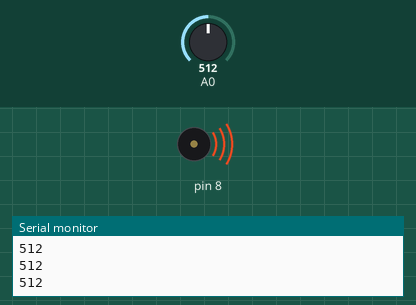
Recording of a sketch running on a simulated Arduino Uno, built with avr-gcc and run on an emulated ATmega328P. Shown: buzzer (waves = sounding), the last lines printed to the serial monitor. Inputs (shaded band) come from the test bench; at power-on: A0 = 512.

Above: at 1.2 s.
1.3 s: A0 set to 491
At 2.1 s:
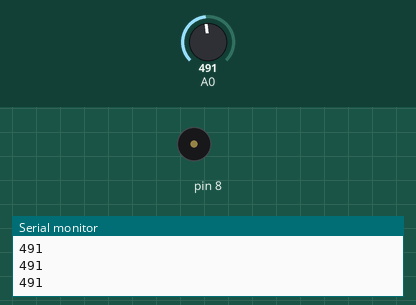
2.8 s: A0 set to 511
At 3.3 s:
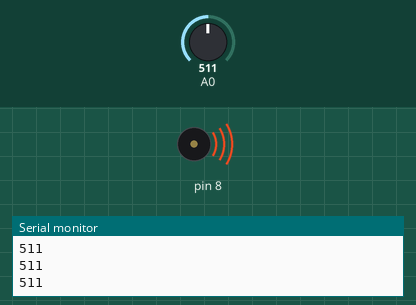
4.3 s: A0 set to 495
At 5.6 s:
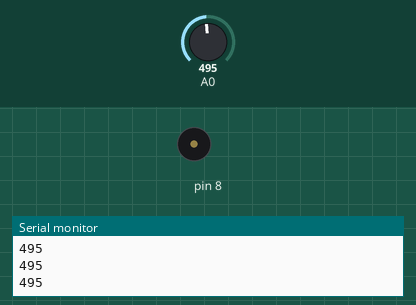
Timing chart, 0 to 7.3 s (numbered marks = the images above; inputs shaded):
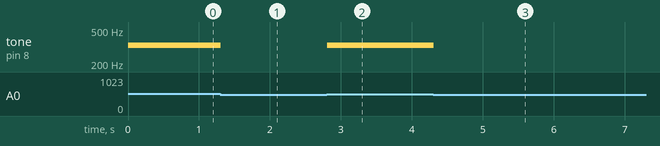

The sketch:

KIT07PianoV1.0.ino
```cpp
/*
  KIT 07 Piano

  Crear un piano con un buzzer y un pulsador

*/

// definimos variables

//definimos las notas, frecuencias
int notas[] = {262,294,330,349};

void setup() {
  // solamente abrimos el puero serie
  Serial.begin(9600);
}

void loop() {
  // variable local que lee A0
  int valor = analogRead(A0);

  //imprimimos por puert serie
  Serial.println(valor);

  if(valor == 1023){
    tone(8,notas[0]);
  }
  else if(valor >= 990 && valor <= 1010){
    tone(8,notas[1]);
  }
  else if(valor >= 505 && valor <= 515){
    tone(8,notas[2]);
  }
  else if(valor >= 5 && valor <= 10){
    tone(8,notas[3]);
  }
  else{
    noTone(8);
  }

}
```

Measured:
- the behaviour switches between 505 and 504 on A0 (found by bisection; images 0 and 1)
- after the input at 1.3 s, tone on pin 8: 330 Hz → silent at once
- after the input at 2.8 s, tone on pin 8: silent → 330 Hz at once
- after the input at 4.3 s, tone on pin 8: 330 Hz → silent at once
